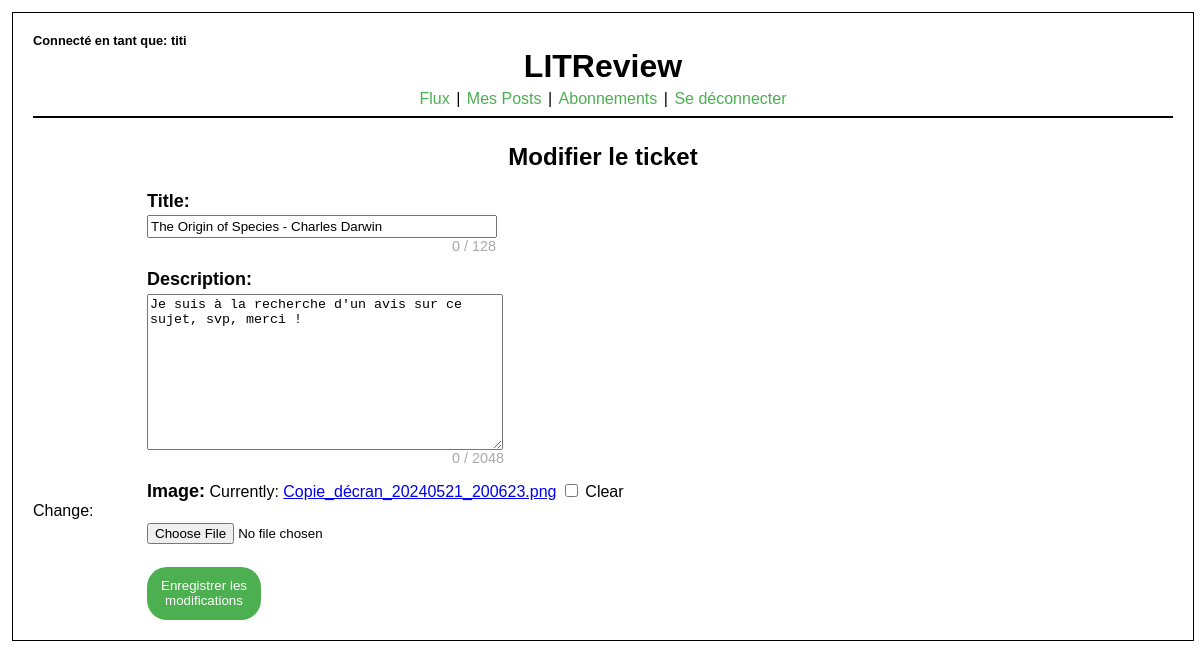
Page /edit_ticket/40/ (signed in) on the committed database.
### actions_users/models.py (models this page shows)
class BasePost(models.Model):
    time_created = models.DateTimeField(auto_now_add=True)
    user = models.ForeignKey(to=settings.AUTH_USER_MODEL, on_delete=models.CASCADE)
    class Meta:
        abstract = True

class Ticket(BasePost):
    title = models.CharField(max_length=128)
    description = models.TextField(max_length=2048, blank=True)
    image = models.ImageField(blank=True, null=True)

### actions_users/views.py (the view)
# urls.py: path('edit_ticket/<int:ticket_id>/', actions_view.ticket_edit, name='ticket_edit'),
@login_required
def ticket_edit(request, ticket_id):
    ticket = get_object_or_404(Ticket, id=ticket_id)
    if request.method == "POST":
        edit_form = TicketForm(request.POST, request.FILES, instance=ticket)
        if edit_form.is_valid():
            edit_form.save()
            return redirect("my_post")
    else:
        edit_form = TicketForm(instance=ticket)
    return render(request, "user_edit_ticket.html", {"edit_form": edit_form})

### actions_users/forms.py
class TicketForm(forms.ModelForm):
    class Meta:
        model = Ticket
        fields = ["title", "description", "image"]

### actions_users/templates/user_edit_ticket.html (shortened to what this page needs)
{% extends 'user_actions_base.html' %} {% block content %} {% load static %}
<head>
  <link
    rel="stylesheet"
    href="{% static 'actions_users/css/user_create_post.css' %}"
  />
</head>
<body>
  <h2>Modifier le ticket</h2>
  <form method="post" enctype="multipart/form-data">
    {{ edit_form.errors }} {{ edit_form }} {% csrf_token %}
    <button type="submit" class="btn-sub">Enregistrer les modifications</button>
  </form>
</body>
{% endblock %}

### actions_users/templates/user_actions_base.html (shortened to what this page needs)
{% load static %}
<!DOCTYPE html>
<html lang="fr">
  <head>
    <link
      rel="stylesheet"
      href="{% static 'actions_users/css/users_actions.css' %}"
    />
  </head>
  <body>
    <div class="container">
      <div class="header">
        <h2 class="username">Connecté en tant que: {{ user.username }}</h2>
        <div>
          <h1>LITReview</h1>
        </div>
        <nav>
          <a href="{% url 'flux' %}" class="button-nav">Flux</a> |
          <a href="{% url 'my_post' %}" class="button-nav">Mes Posts</a> |
          <a href="{% url 'user_follow' %}" class="button-nav">Abonnements</a> |
          <a href="{% url 'deconnexion' %}" class="button-nav"
            >Se déconnecter</a
          >
        </nav>
      </div>
      <hr />
      {% block content %}{% endblock %}
    </div>
  </body>
</html>

### actions_users/static/actions_users/css/users_actions.css (style rules this page uses)
body { font-family: Arial, sans-serif; padding: 0; margin: 0; }
.container { width: 95%; position: relative; margin: 1%; border: 1px solid #000; padding: 20px; height: 100%; }
.header { width: 100%; }
.username { text-align: left; font-size: 0.8em; margin: 0; }
h1 { text-align: center; margin: 0 0 5px 0; }
nav { font-size: 1em; position: relative; text-align: center; }
.button-nav { color: #4caf50; padding: 1px; margin: 1px 1px; cursor: pointer; border-radius: 20px; text-decoration: none; }
hr { border: none; border-top: 2px solid #000; color: #333; overflow: visible; text-align: center; height: 5px; }
hr::after { background: #fff; padding: 0 4px; position: relative; top: -13px; }

### actions_users/static/actions_users/css/user_create_post.css (style rules this page uses)
body { font-family: Arial, sans-serif; padding: 0; margin: 0; }
label[for="id_title"], label[for="id_description"], label[for="id_image"], label[for="id_headline"], label[for="id_body"], legend { font-weight: bold; font-size: large; padding-left: 10%; }
button[class="btn-sub"] { margin-left: 10%; margin-top: 2%; background-color: #4caf50; color: white; padding: 1%; border: none; cursor: pointer; width: 10%; border-radius: 20px; }
input[id="id_title"], textarea[id="id_description"], input[id="id_image"], input[id="id_headline"], textarea[id="id_body"], #id_rating { display: flex; margin-left: 10%; margin-top: 0.3%; }
input[id="id_title"], input[id="id_headline"] { width: 342px; padding: 2px 2px; }
textarea[id="id_description"], textarea[id="id_body"] { width: 350px; }
form[method="post"] > div { margin-top: 15px; }
h2 { text-align: center; }

### rows in the picture
Ticket: title "The Origin of Species - Charles Darwin", description "Je suis à la recherche d'un avis sur ce sujet, svp, merci !"

### other values in the picture
{{ user.username }} "titi"
